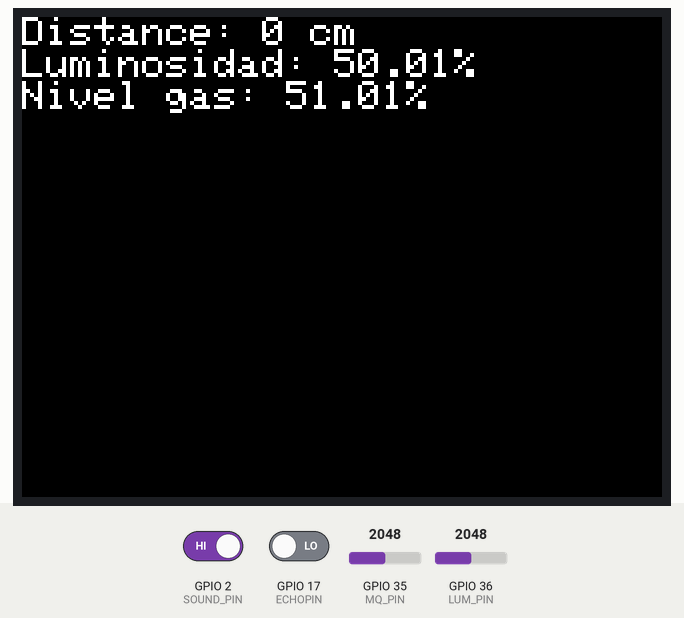
The sketch below on a simulated ESP32. Shown: 320×240 colour display. The test bench sets the inputs (shaded band); at power-on: GPIO 2 (SOUND_PIN) HIGH, GPIO 35 (MQ_PIN) = 2048, GPIO 36 (LUM_PIN) = 2048, GPIO 17 (ECHOPIN) LOW. WiFi joins after 1.5 s; servers stay silent unless stated; what the sketch prints to the serial monitor is not drawn.

Above: at 5.5 s.
5.6 s: GPIO 2 (SOUND_PIN) driven LOW
At 7.5 s:
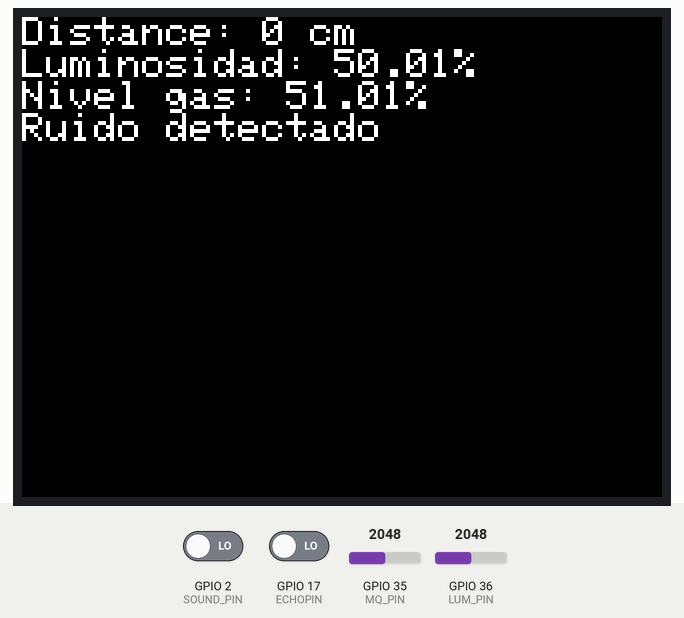
10.7 s: GPIO 35 (MQ_PIN) set to 85
At 11.6 s:
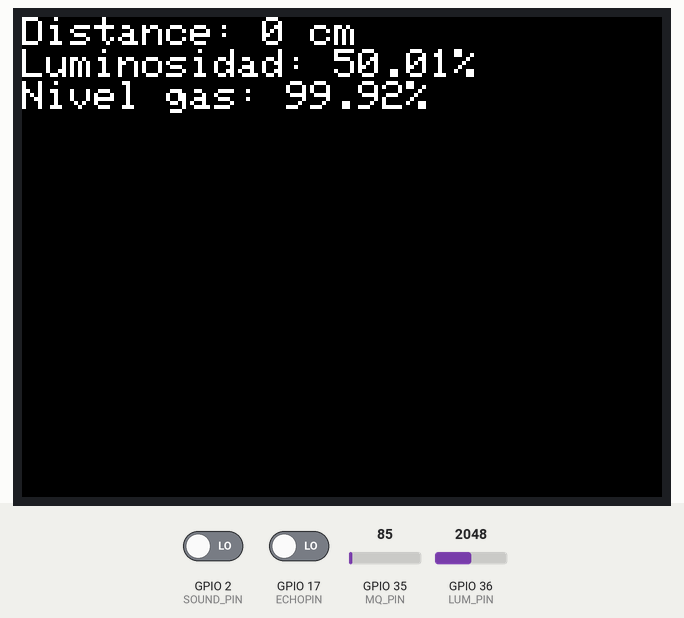
13.6 s: GPIO 35 (MQ_PIN) set to 77
At 14.7 s:
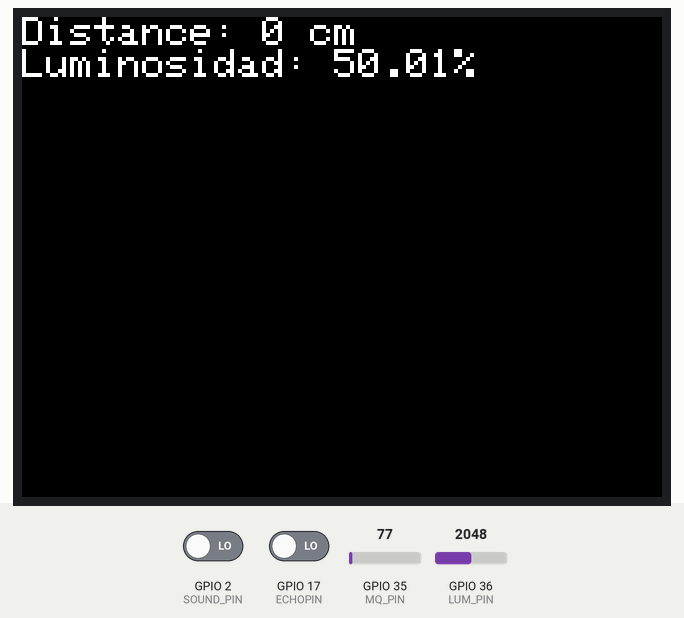
18.7 s: GPIO 36 (LUM_PIN) set to 2866
At 20.5 s:
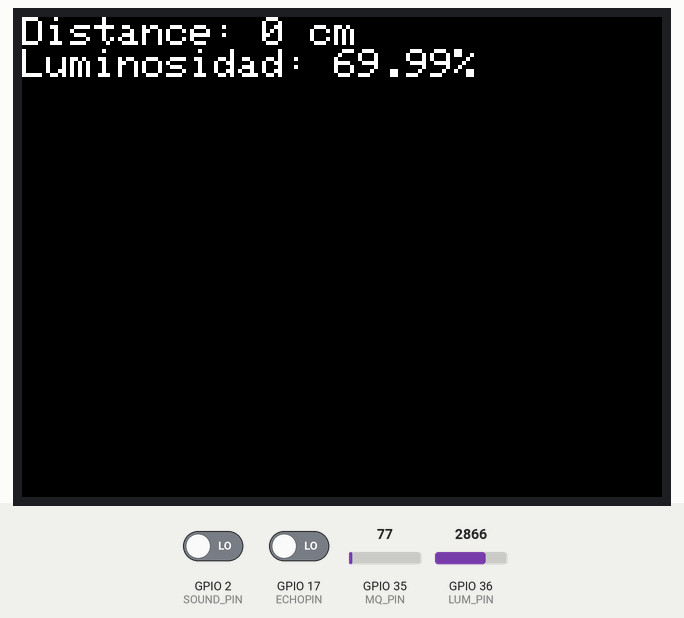
22.3 s: GPIO 36 (LUM_PIN) set to 3603
At 24.8 s:
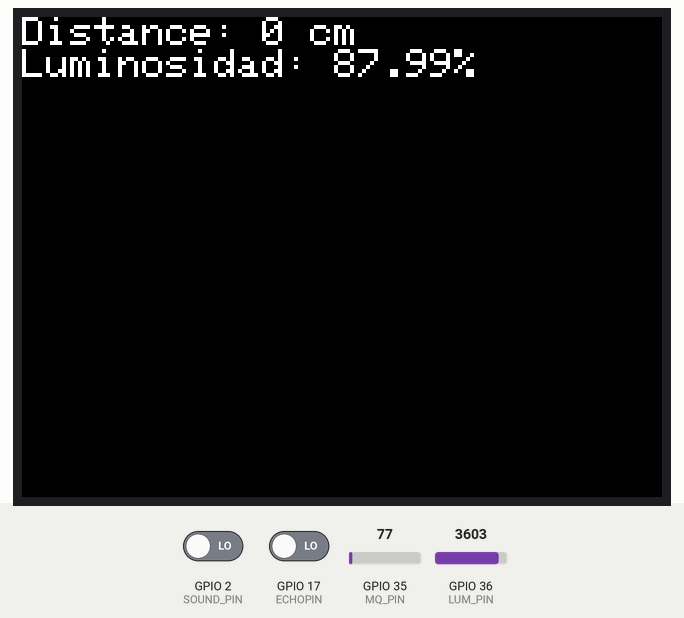
26.6 s: GPIO 35 (MQ_PIN) set to 491
At 27.7 s:
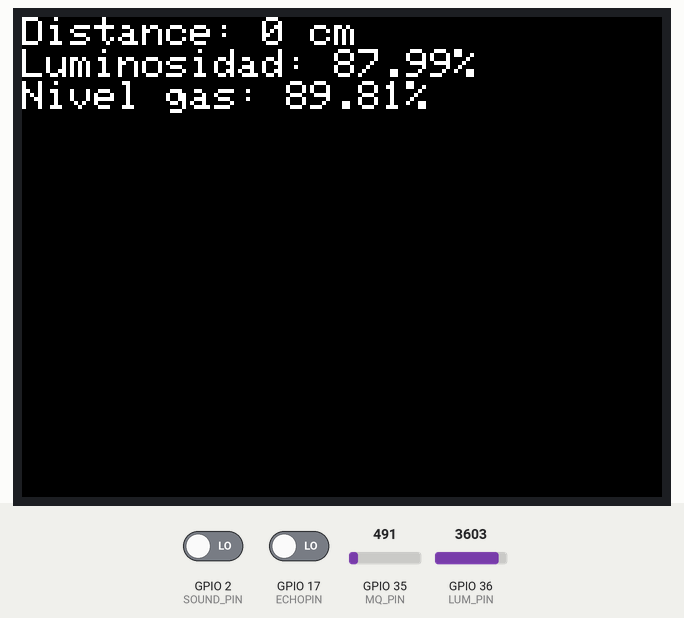
Timing chart, 0 to 29.6 s (numbered marks = the images above; inputs shaded):
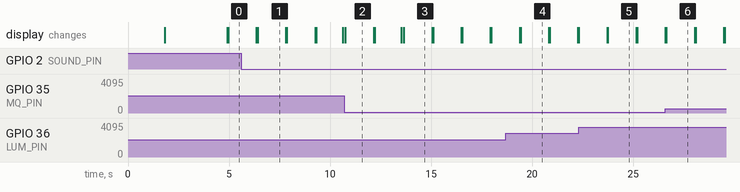

The sketch:

VinClient_Stationary.ino
```cpp
#include <M5Stack.h>
#include <SPI.h>
#include <WiFi.h>
#include <AsyncUDP.h>
#include <PubSubClient.h>

// Pines de Proximidad
#define TRIGPIN 16  // Pin TRIG
#define ECHOPIN 17  // Pin ECHO
// Pines de Luminosidad
#define LUM_PIN 36
#define MAX_VALUE 4095
// Pines de Gas
#define MQ_PIN 35
#define gasMax 0.005
float valorGas;
// Pines de Sonido
#define SOUND_PIN 2
#define SOUND_THRESHOLD 500
// Datos de tarjeta NFC
#define MAX_UID_LENGTH 10
char storedUID[MAX_UID_LENGTH];

// Credenciales del servidor UDP
#define SSID "Samsung S21 de Fedor"
#define UDPPASS "12345678"
bool isConnected;
AsyncUDP udp;

// Interrupción por sonido
volatile bool soundDetected = false;
void onSoundInterrupt() {
    soundDetected = true;
}

// Structure for proximity sensor data
struct {
    long duration;
    int distance;
    int previousDistance;
    int threshold = 10;
} sensorProximidad;

struct {
    double valProx;
    double trigProx;
    char valTarj[20];
    double valLum;
    double valGas;
    bool valRui;
} carrier;

void setup() {
    M5.begin();
    M5.Lcd.begin();
    Serial.begin(115200);

    conectarUDP();

    // Configurar los pines del sensor de ultrasonido
    pinMode(TRIGPIN, OUTPUT);
    pinMode(ECHOPIN, INPUT);
    pinMode(LUM_PIN, INPUT);
    pinMode(SOUND_PIN, INPUT);
    attachInterrupt(digitalPinToInterrupt(SOUND_PIN), onSoundInterrupt, FALLING);

    M5.Lcd.setTextSize(2);
    M5.Lcd.setCursor(0, 0);
    M5.Lcd.println("Setup Finalizado");
    delay(2000);
}

void loop() {
    analizarDistancia();
    delay(10);
    analizarLuminosidad();
    delay(10);
    analizarGas();
    delay(10);
    comprobarRuido();
    delay(10);
    enviarDatoUDP();
    yield(); // Helps to prevent WDT timeout
    delay(300);
}


void analizarDistancia() {
    digitalWrite(TRIGPIN, LOW);
    delay(2);
    digitalWrite(TRIGPIN, HIGH);
    delay(10);
    digitalWrite(TRIGPIN, LOW);

    sensorProximidad.duration = pulseIn(ECHOPIN, HIGH);
    sensorProximidad.distance = sensorProximidad.duration * 0.034 / 2;

    M5.Lcd.clear();
    M5.Lcd.setCursor(0, 0);
    M5.Lcd.print("Distance: ");
    M5.Lcd.print(sensorProximidad.distance);
    M5.Lcd.println(" cm");

    // Detect distance change for movement detection
    if (abs(sensorProximidad.distance - sensorProximidad.previousDistance) > sensorProximidad.threshold) {
        M5.Lcd.setCursor(0, 20);
        M5.Lcd.println("Movimiento detectado!");
        carrier.trigProx = true;
    } else {
        carrier.trigProx = false;
    }

    sensorProximidad.previousDistance = sensorProximidad.distance;
    carrier.valProx = sensorProximidad.distance;
}

void analizarLuminosidad() {
    int value = analogRead(LUM_PIN);
    float lightPercentage = (value / (float)MAX_VALUE) * 100;
    M5.Lcd.print("Luminosidad: ");
    M5.Lcd.print(lightPercentage);
    M5.Lcd.println("%");
    carrier.valLum = lightPercentage;
}

void analizarGas() {
    valorGas = analogRead(MQ_PIN) * (5.0 / 4095.0); // Using 4095 for full scale

    // Ensure gas value is in a valid range
    if (valorGas < 0.1 || valorGas > 5.0) {
        Serial.println("Gas sensor reading out of range, skipping calculation.");
        return;
    }

    float porcentajeGas = (5.0 - valorGas) / (5.0 - 0.1) * 100.0;

    // Constrain percentage to stay within 0%-100%
    porcentajeGas = constrain(porcentajeGas, 0.0, 100.0);

    M5.Lcd.print("Nivel gas: ");
    M5.Lcd.print(porcentajeGas);
    M5.Lcd.println("%");
    carrier.valGas = porcentajeGas;
}

void comprobarRuido() {
    if (soundDetected) {
        Serial.println("Sound detected!");
        soundDetected = false; // Reset the flag
        M5.Lcd.print("Ruido detectado");
        carrier.valRui = true;
    } else {
        Serial.println("No sound detected");
        carrier.valRui = false;
    }
}

void conectarUDP() {
    WiFi.mode(WIFI_STA);
    while (!isConnected) {
        WiFi.begin(SSID, UDPPASS);
        if (WiFi.waitForConnectResult() != WL_CONNECTED) {
            Serial.println("Error al conectar a la WiFi");
        } else {
            Serial.println("Conectado a la WiFi");
            isConnected = true;
        }
    }

    if (udp.listen(1234)) {
        Serial.print("UDP Listening on IP: ");
        Serial.println(WiFi.localIP());
        udp.onPacket([](AsyncUDPPacket packet) {
            Serial.write(packet.data(), packet.length());
            Serial.println();
        });
    }
}

void enviarDatoUDP() {
    String data = "<" + String(carrier.trigProx ? 1 : 0) + "," + String(carrier.valLum) + "," + String(carrier.valGas) + "," + String(carrier.valRui ? 1 : 0) + ">\n";
    char texto[data.length() + 1];
    data.toCharArray(texto, data.length() + 1);
    udp.broadcastTo(texto, 1234);
    Serial.print("CLIENTE: He enviado por la red lo siguiente: ");
    Serial.println(texto);
}
```

Measured:
- the behaviour switches between 82 and 81 on GPIO 35 (MQ_PIN) (found by bisection; images 2 and 3)
- after the input at 13.6 s, the display: changes after 0.06 s (image 3)
- after the input at 18.7 s, the display: first differs from a run without the input after 0.73 s (image 4)
- after the input at 22.3 s, the display: first differs from a run without the input after 1.5 s (image 5)
- after the input at 26.6 s, the display: changes after 0.05 s (image 6)
- what the display in image 1 shows lasts 1.4 s, from 6.4 s to 7.8 s
